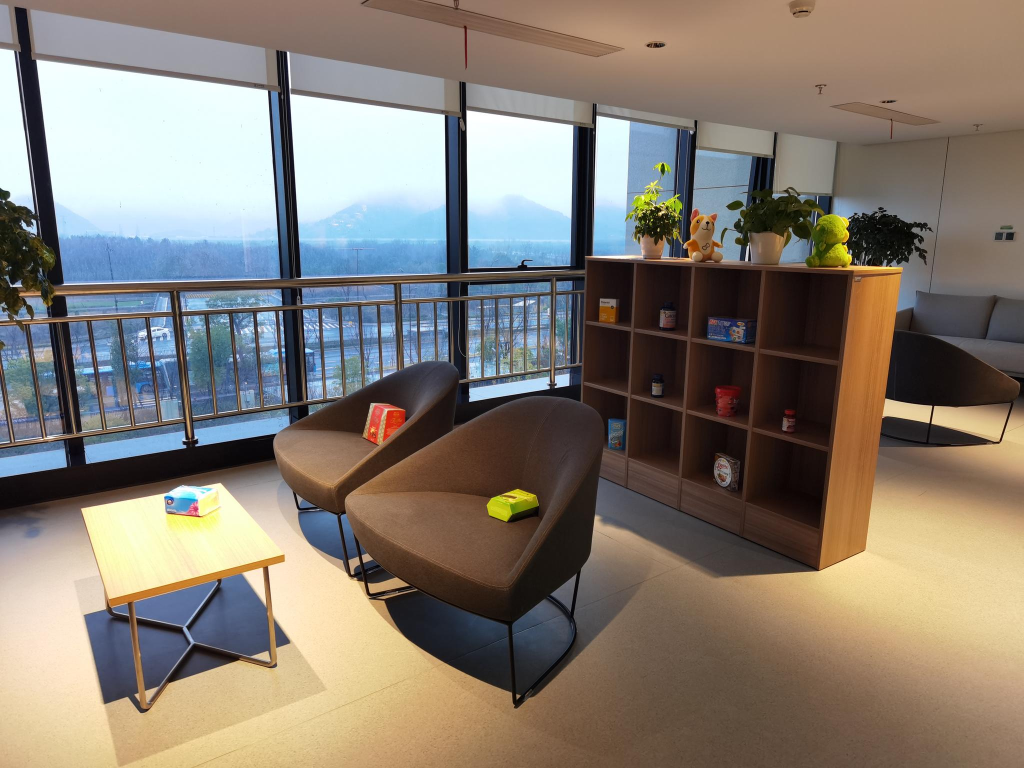
#> input picture InsDet/test_data/test_4/test_002.jpg, 2048 x 1536 px, found by its file name (shown at 1/2 size)
$ jupyter execute --allow-errors demo_get_proposals_square.ipynb
#> lines starting #> are read from the running program, lines starting #| are printed output that depends on the picture
# Proposal Generation
1. Instance Mask Generation by SAM
2. Center-crop the instance proposal w/ or w/o background

[cell 1]
import cv2
import csv
import glob
import json
import math
import os
import re
import sys
import numpy as np
import matplotlib.pyplot as plt
from PIL import Image

sys.path.append("../segment-anything")
from segment_anything import sam_model_registry, SamAutomaticMaskGenerator

sys.path.append(".")
from utils.data_utils import gen_square_crops

os.environ["CUDA_VISIBLE_DEVICES"] = "0"

image_dir = "./test_data/test_1/test_002.jpg"
output_dir = "./exps/vis_proposals"

#### 1. Instance Mask Generation by SAM

[cell 2]
# read test image and resize to low-resolution
raw_image = cv2.cvtColor(cv2.imread(image_dir), cv2.COLOR_BGR2RGB)
ratio = 0.25
scene_image = cv2.resize(raw_image, (int(raw_image.shape[1] * ratio), int(raw_image.shape[0] * ratio)), cv2.INTER_LINEAR)
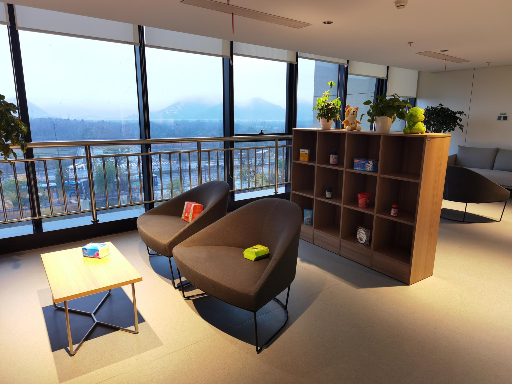
#> scene_image: shape (384, 512, 3); mean R, G, B 133.7, 124.6, 114.2

# initialize sam
sam_checkpoint = "configs/sam_vit_l_0b3195.pth"
model_type = "vit_l"

#> (the rest of this cell did not finish here and is left out)

#### 2. Center-crop the instance proposals

[cell 3]
image_height, image_width = raw_image.shape[:-1]
#> image_height = 1536; image_width = 2048
scene_name = os.path.basename(image_dir).split('.')[0]

# rois_mask = []
# rois_bbox = []
#> (the rest of this cell did not finish here and is left out)
